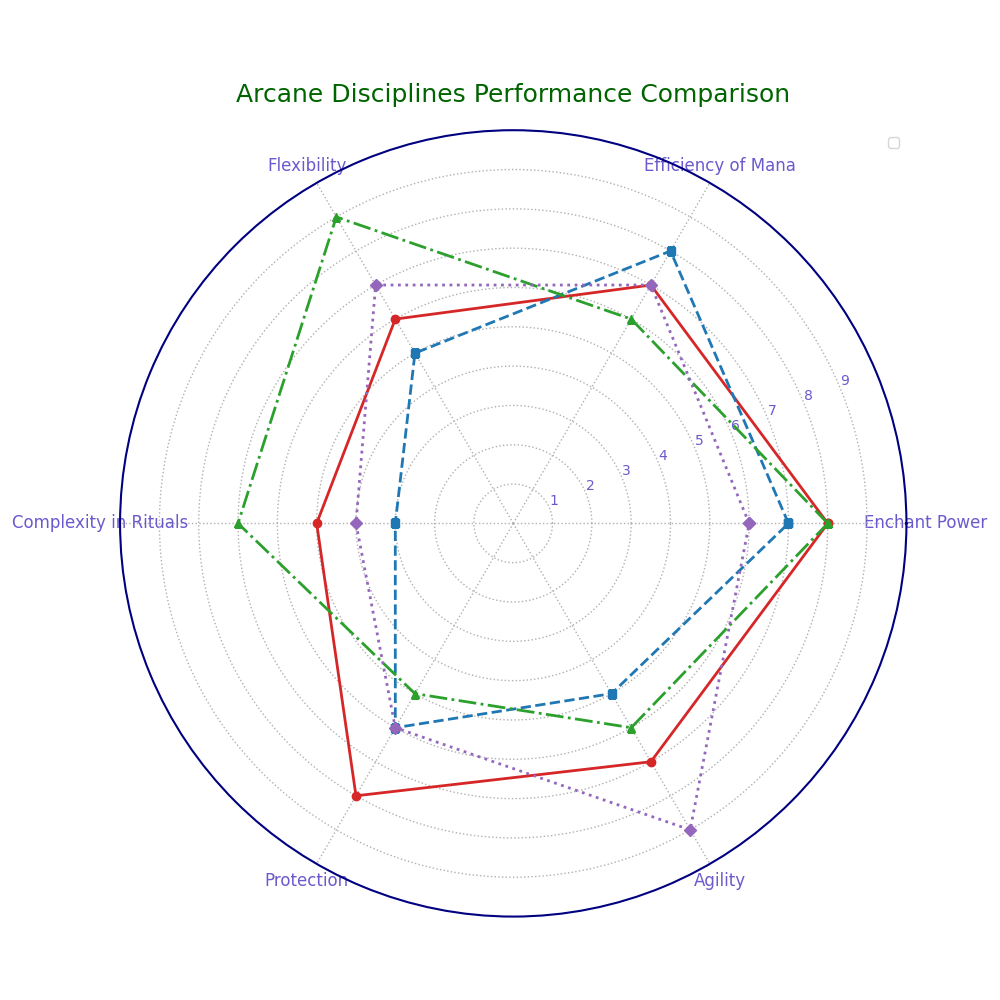

Write the Python code that produced this figure.
import numpy as np
import matplotlib.pyplot as plt

abilities = ['Enchant Power', 'Efficiency of Mana', 'Flexibility', 'Complexity in Rituals', 'Protection', 'Agility']
num_vars = len(abilities)

arcane_discs_data = {
    'Magic of Elements': [8, 7, 6, 5, 8, 7],
    'Foresight': [7, 8, 5, 3, 6, 5],
    'Charm Spells': [8, 6, 9, 7, 5, 6],
    'Trickery': [6, 7, 7, 4, 6, 9]
}

angles = np.linspace(0, 2 * np.pi, num_vars, endpoint=False).tolist()
angles += angles[:1]

fig, ax = plt.subplots(figsize=(10, 10), subplot_kw=dict(polar=True))

colors = ['tab:red', 'tab:blue', 'tab:green', 'tab:purple', 'tab:orange']
line_styles = ['-', '--', '-.', ':', '-']
marker_types = ['o', 's', '^', 'D', 'p']

for (discipline, ratings), color, line_style, marker in zip(arcane_discs_data.items(), colors, line_styles, marker_types):
    ratings += ratings[:1]
    ax.plot(angles, ratings, color=color, linestyle=line_style, linewidth=2, marker=marker)

plt.xticks(angles[:-1], abilities, color='slateblue', size=12)
ax.set_ylim(0, 10)
plt.yticks(range(1, 10), map(str, range(1, 10)), color="slateblue", size=10)

plt.title('Arcane Disciplines Performance Comparison', size=18, color='darkgreen', pad=20)
ax.legend(loc='upper right', fontsize=10)

ax.xaxis.grid(True, linestyle=':', linewidth=1)
ax.yaxis.grid(True, linestyle=':', linewidth=1)

ax.spines['polar'].set_visible(True)
ax.spines['polar'].set_color('navy')
ax.spines['polar'].set_linewidth(1.5)

plt.tight_layout()
plt.show()
